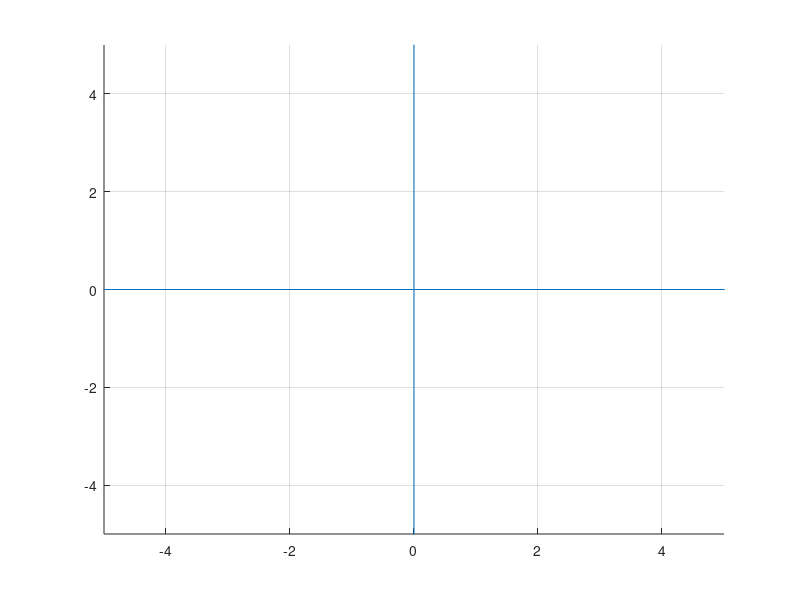

MATLAB code to generate this figure: (Note: this script raises an error after producing the figure.)
clear all;
close all;
clc
NPoints=input("no. of Agents ");
%% Setting up our plot window
xlim([-5,5]);
ylim([-5,5]);
hold on;
line([0,0],[-10,10]);
line([-10,10],[0,0]);
grid on
%% getting our initial states by graphical input
for index=1:NPoints
[X(index),Y(index)]=ginput(1);
plot(X,Y,'o','MarkerFaceColor','red');
end
%% getting dynamics solved by ODE45
% [Tx,Ty] = Translate(NPoints/2,0.5,0);
% d=[Tx;Ty];
% d=reshape(d,[1,NPoints]);
d=[0,0,-1,-1,-1,1,1,1,1,-1]';
[t,y]=Dynamics('first',NPoints,X,Y,d);
% animating ploting of x1 y1
vidObj = VideoWriter('Containment4.2.avi');
open(vidObj);
h_fig = figure;
axis([-5 5 -5 5])
axis  manual
set(gca,'nextplot','replacechildren');
hold on
grid on
title "State animation"
for i=0:NPoints-1
    X1(:,i+1)=y(:,2*i+1);
    Y1(:,i+1)=y(:,2*(i+1));
end
% [X1,Y1]=formation(X1,Y1,NPoints,'bipyramid');


% X=[y(:,1),y(:,3),y(:,5),y(:,7)];
% Y=[y(:,2),y(:,4),y(:,6),y(:,8)];
for j=2:length(y)
    tmp_h = plot(X1(j,:),Y1(j,:),'or','MarkerSize',4,'MarkerFaceColor','r');
%     tmp_h=plotdir(j,y,NPoints);
    currFrame = getframe(h_fig);
    writeVideo(vidObj,currFrame);
    pause(.05)
        delete(tmp_h)
end
hold off
close(vidObj);
%% ploting x1 y1 first n states
figure(2)
grid on
title("Position states")
for i=1:2:2*NPoints
    plot(y(:,i),y(:,i+1),'-')
    hold on
end
figure(3)
title('red leader blue follower')
plot(t,y(:,1:2:14),'--r','LineWidth',2,'MarkerSize',2)
hold on
plot(t,y(:,15:2:32),'--b','LineWidth',2,'MarkerSize',2)
plot(t,y(:,16:2:32),'--b','LineWidth',2,'MarkerSize',2)
plot(t,y(:,2:2:14),'--r','LineWidth',2,'MarkerSize',2)
% %% ploting t,v  first 1:n:2n states
% figure(3)
% grid on
% title("time vs Position")
% for i=1:2*NPoints
%     plot(t,y(:,i),'-');
%     hold on
% end
% figure(4)
% grid on
% title ("time vs Velocity")
% % for i=2*NPoints+1:4*NPoints
% %     plot(t,y(:,i),'-');
% %     hold on
% % end
% hold off